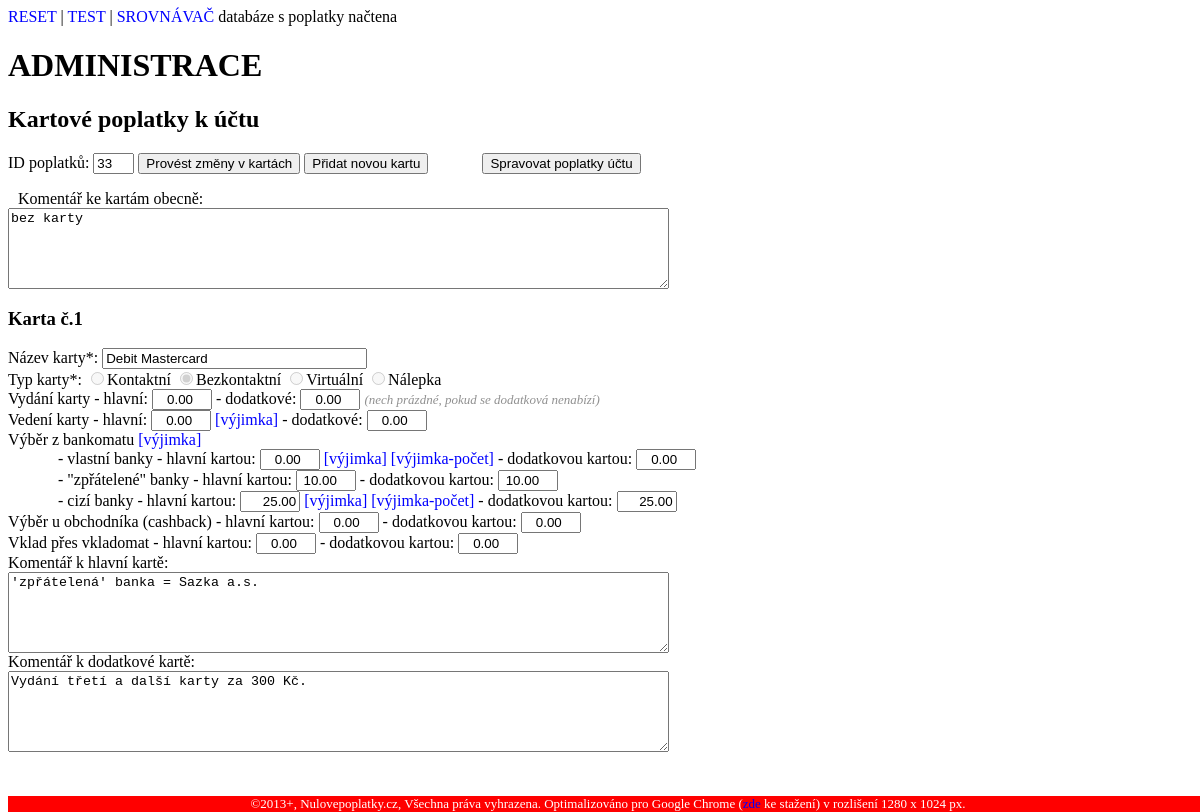
Page /admin_page/admin_karty.php?id=33 (signed in) on the committed database.
### tables this page shows
CREATE TABLE `ceny_karty` (
  `ID` int(11) NOT NULL AUTO_INCREMENT,
  `karta_cena_id` int(11) NOT NULL,
  `karta_ID` int(11) NOT NULL,
  `karta_nazev` varchar(55) NOT NULL,
  `karta_druh` varchar(6) NOT NULL,
  `karta_typ` tinyint(4) NOT NULL,
  `kartaH_vedeni` decimal(10,2) DEFAULT NULL,
  `kartaH_vyber1` decimal(10,2) DEFAULT NULL,
  `kartaH_vyber2` decimal(10,2) DEFAULT NULL,
  `kartaH_vyber3` decimal(10,2) DEFAULT NULL,
  `kartaH_cashback` decimal(10,2) DEFAULT NULL,
  `kartaH_vklad` decimal(10,2) DEFAULT NULL,
  `kartaD_vedeni` decimal(10,2) DEFAULT NULL,
  `kartaD_vyber1` decimal(10,2) DEFAULT NULL,
  `kartaD_vyber2` decimal(10,2) DEFAULT NULL,
  `kartaD_vyber3` decimal(10,2) DEFAULT NULL,
  `kartaD_cashback` decimal(10,2) DEFAULT NULL,
  `kartaD_vklad` decimal(10,2) DEFAULT NULL,
  `kartaH_koment` text,
  `kartaD_koment` text,
  `kartaH_vydani` decimal(10,2) DEFAULT NULL,
  `kartaD_vydani` decimal(10,2) DEFAULT NULL,
  PRIMARY KEY (`ID`)
);

CREATE TABLE `ucty_ceny` (
  `cena_id` int(4) NOT NULL AUTO_INCREMENT,
  `cena_ucet_id` int(3) NOT NULL,
  `cena_platnost_od` date NOT NULL,
  `cena_zrizeni` decimal(10,2) DEFAULT '0.00',
  `cena_zruseni` decimal(10,2) DEFAULT '0.00',
  `cena_vedeni` decimal(10,2) DEFAULT NULL,
  `cena_vedeni_podm` tinyint(4) DEFAULT '0',
  `cena_vypis_e` decimal(10,2) DEFAULT NULL,
  `cena_vypis_p` decimal(10,2) DEFAULT NULL,
  `cena_prichozi1` decimal(10,2) DEFAULT NULL,
  `cena_prichozi2` decimal(10,2) DEFAULT NULL,
  `cena_odchozi_tp1` decimal(10,2) DEFAULT NULL,
  `cena_odchozi_tp2` decimal(10,2) DEFAULT NULL,
  `cena_odchozi_online1` decimal(10,2) DEFAULT NULL,
  `cena_odchozi_online2` decimal(10,2) DEFAULT NULL,
  `cena_trans_bal` decimal(10,2) DEFAULT NULL,
  `cena_trans_bal_typ` tinyint(4) DEFAULT NULL,
  `cena_koment_JP` text,
  `cena_koment_PP` text,
  `cena_koment_trans` text,
  `cena_koment_karta` text,
  `cena_odchozi_priorita` decimal(10,2) DEFAULT NULL,
  `cena_inkaso_svoleni` decimal(10,2) DEFAULT NULL,
  `cena_inkaso_odchozi` decimal(10,2) DEFAULT NULL,
  `cena_koment_inkaso` text,
  `cena_kontokorent_zrizeni` decimal(10,2) DEFAULT NULL,
  `cena_kontokorent_vedeni` decimal(10,2) DEFAULT NULL,
  `cena_kontokorent_zruseni` decimal(10,2) DEFAULT NULL,
  `cena_koment_kontokorent` text,
  PRIMARY KEY (`cena_id`)
);

### admin_page/f_karty.php (called while the page is built, shortened)
<?php
function pocetKaretPoplatku($id_poplatku) {
  $req = "select * from ceny_karty where karta_cena_id=$id_poplatku";
  $res = vystup_sql($req);
  return mysql_num_rows($res);
}
?>

### admin_page/admin_karty.php (the view, shortened to what this page needs)
<html>
<head>
<LINK rel="stylesheet" type="text/css" href="..\styly.css">
</head>
<body <?php echo (isset($_GET['oprava_karty']) && $_GET['oprava_karty'] <> "" && $_GET['oprava_karty'] <> "Potvrdit" ? "bgcolor=#FFF080" : "bgcolor=#FFFFFF"); ?> text="#000000">
<?php
include 'f_karty.php';
?>
<a href='/admin_page/admin.php'>RESET</a>
| <a href='/admin_page/admin.php?ucet=36&nazevUctu=mKonto&kodBanky=6210&r_cena_d=0&s_popl_karty=Spravovat+poplatky+karet+k+%C3%BA%C4%8Dtu+%282%29&id=81&ucet_vzor=0&platnostOd=2017-05-02&zrizeniUctu=0.00&zrizeniIB=0.00&zrizeniMB=0.00&zrizeniTB=0.00&zrizeniTP_IB=0.00&zrizeniTP_MB=0.00&zrizeniTP_TB=40.00&zruseniUctu=0.00&koment_JP=no+comment&vedeniUctu_podm=0&vedeniUctu=0.00&vedeniIB=0.00&vedeniMB=0.00&vedeniTB=0.00&vypisE=0.00&vypisP=50.00&koment_PP=no+comment&prichozi1=0.00&prichozi2=0.00&odchoziTP1=0.00&odchoziTP2=0.00&odchoziOn1=0.00&odchozi1_IB=0.00&odchozi1_MB=0.00&odchozi1_TB=40.00&odchozi2_IB=0.00&odchozi2_MB=0.00&odchozi2_TB=40.00&odchoziP=&koment_trans=no+comment&inkSvoleni=0.00&inkOdch=0.00&koment_ink=no+comment&kontZrizeni=0.00&kontVedeni=0.00&kontZruseni=0.00&koment_kont=no+comment'>TEST</a>
| <a href=/srovnavac/bezne_ucty>SROVNÁVAČ</a>
<?php
include "../pripojeni_sql.php";
$footer = "<BR>
<div style='background-color:red; text-align:center; position:fixed; color:white; bottom:0px; width:100%; font-size:small'>&copy;2013+, Nulovepoplatky.cz, Všechna práva vyhrazena. Optimalizováno pro Google Chrome (<a href='http://www.google.com/chrome' target='_blank'>zde</a> ke stažení) v rozlišení 1280 x 1024 px.</div>";
?>
<H1>ADMINISTRACE</H1>
<FORM name='karty_admin' method='GET' action=''>
<?php
$sql_karta_d = "SELECT * FROM ceny_karty INNER JOIN ucty_ceny ON ceny_karty.karta_cena_id = ucty_ceny.cena_id
WHERE karta_cena_ID = ".$_GET['id']." ORDER BY karta_id ASC";
$karta_d = vystup_sql($sql_karta_d);
$pocet_karet = pocetKaretPoplatku($_GET['id']);
?>
<H2>Kartové poplatky k účtu <U><?php echo $_GET['nazevUctu']; ?></U></H2>
ID poplatků: <INPUT type='text' name='id' value=<?php echo $_GET['id']; ?> size=2 readonly>
<?php
echo "<INPUT type='submit' name='oprava_karty' value='".(isset($_GET['oprava_karty']) && $_GET['oprava_karty'] == "Provést změny v kartách" ? "Uložit změny v kartách" : "Provést změny v kartách")."'".($pocet_karet == 0 || (isset($_GET['oprava_karty']) && $_GET['oprava_karty'] == "Přidat novou kartu") ? " disabled" : "").">";
$nova_karta = isset($_GET['oprava_karty']) && $_GET['oprava_karty'] == "Přidat novou kartu" ? "Uložit novou kartu" : "Přidat novou kartu";
echo " <INPUT type='submit' name='oprava_karty' value='$nova_karta'".(isset($_GET['oprava_karty']) && $_GET['oprava_karty'] == "Provést změny v kartách" ? " disabled" : "").">";
echo "<span style='letter-spacing:50'>
<INPUT type='submit' name='s_popl_ucet' value='Spravovat poplatky účtu'".
(isset($_GET['oprava_karty']) && ($_GET['oprava_karty'] == "Provést změny v kartách" || $_GET['oprava_karty'] == "Přidat novou kartu") ? " disabled" : "")."></span>";
$komentOb = $pocet_karet > 0 && (!isset($_GET['oprava_karty']) || (isset($_GET['oprava_karty']) && ($_GET['oprava_karty'] <> "Přidat novou kartu" || ($_GET['oprava_karty'] == "Přidat novou kartu" && $pocet_karet > 1)))) ? mysql_result($karta_d, 0, 'cena_koment_karta') : "bez karty";
echo "<p>Komentář ke kartám obecně: <BR><TEXTAREA name='komentOb' cols=80 rows=5".(!isset($_GET['oprava_karty']) || (isset($_GET['oprava_karty']) && $_GET['oprava_karty'] <> "Provést změny v kartách" && $_GET['oprava_karty'] <> "Přidat novou kartu") ? " readonly" : "").">$komentOb</TEXTAREA></p>";
for($i=1; $i<=$pocet_karet; ++$i){
$radek = $i - 1;
  if($i == $pocet_karet && isset($_GET['oprava_karty']) && $_GET['oprava_karty'] == "Přidat novou kartu"){
  $kartaID = $nazevKarty = $typKarty = $vydaniKartyH = $vedeniKartyH = $vyber1H = $vyber2H = $vyber3H = $cashbackH = $vkladH = $vydaniKartyD = $vedeniKartyD = $vyber1D = $vyber2D = $vyber3D = $cashbackD = $vkladD = Null;
  $komentH = $komentD = "no comment";
  }
  else{
    $kartaID = mysql_result($karta_d, $radek, 'karta_ID');
    $nazevKarty = mysql_result($karta_d, $radek, 'karta_nazev');
    $typKarty = mysql_result($karta_d, $radek, 'karta_typ');
    $vedeniKartyH = mysql_result($karta_d, $radek, 'kartaH_vedeni');
    $vyber1H = mysql_result($karta_d, $radek, 'kartaH_vyber1');
    $vyber2H = mysql_result($karta_d, $radek, 'kartaH_vyber2');
    $vyber3H = mysql_result($karta_d, $radek, 'kartaH_vyber3');
    $cashbackH = mysql_result($karta_d, $radek, 'kartaH_cashback');
    $vkladH = mysql_result($karta_d, $radek, 'kartaH_vklad');
    $vedeniKartyD = mysql_result($karta_d, $radek, 'kartaD_vedeni');
    $vyber1D = mysql_result($karta_d, $radek, 'kartaD_vyber1');
    $vyber2D = mysql_result($karta_d, $radek, 'kartaD_vyber2');
    $vyber3D = mysql_result($karta_d, $radek, 'kartaD_vyber3');
    $cashbackD = mysql_result($karta_d, $radek, 'kartaD_cashback');
    $vkladD = mysql_result($karta_d, $radek, 'kartaD_vklad');
    $komentH = mysql_result($karta_d, $radek, 'kartaH_koment');
    $komentD = mysql_result($karta_d, $radek, 'kartaD_koment');
    $vydaniKartyH = mysql_result($karta_d, $radek, 'kartaH_vydani');
    $vydaniKartyD = mysql_result($karta_d, $radek, 'kartaD_vydani');
    }
$karta_readonly = (!isset($_GET['oprava_karty']) || (isset($_GET['oprava_karty']) && $_GET['oprava_karty'] == "Přidat novou kartu" && $kartaID == $i) || isset($_GET['note']) ? " readonly" : "");
$chybi_podm2 = isset($_GET['oprava_karty']) && $_GET['oprava_karty'] == "Přidat novou kartu" && $i == $pocet_karet ? 1 : 0;
$vyj_url = "../admin_page/vyjimky.php?kodBanky=".$_GET['kodBanky']."&ucet=".$_GET['ucet']."&ucetTyp=".$_GET['ucetTyp']."&nazevUctu=".$_GET['nazevUctu']."&id=".$_GET['id']."&r_cena_d=0&vyber_id=&s_popl_karty=";
echo "<H3>Karta č.$i".($chybi_podm2 == 1 ? " - nová karta" : "")."</H3>
<INPUT type='hidden' name='kartaID$i' value='$i'>
Název karty*: <INPUT ".($nazevKarty == "" ? "class='chybi' " : "")."type='text' name='nazevKarty$i' value='$nazevKarty' size=30 maxlength=55$karta_readonly>
".($chybi_podm2 == 1 ? "<input type='checkbox' name='hd' value=1> poplatky za dodatkovou kartu jsou stejné jako za hlavní" : "").
(isset($_GET['oprava_karty']) && $_GET['oprava_karty'] == "Provést změny v kartách" ? "<INPUT type='checkbox' name='smazat_kartu$i' value=1> SMAZAT" : "")."<BR>
Typ karty*:
<INPUT type='radio' name='typKarty$i' value=1".($typKarty == 1 ? " checked" : "").(!isset($_GET['oprava_karty']) || (isset($_GET['oprava_karty']) && $_GET['oprava_karty'] == "Přidat novou kartu" && $kartaID == $i) || isset($_GET['note']) ? " disabled" : "").">Kontaktní
<INPUT type='radio' name='typKarty$i' value=2".($typKarty == 2 ? " checked" : "").(!isset($_GET['oprava_karty']) || (isset($_GET['oprava_karty']) && $_GET['oprava_karty'] == "Přidat novou kartu" && $kartaID == $i) || isset($_GET['note']) ? " disabled" : "").">Bezkontaktní
<INPUT type='radio' name='typKarty$i' value=3".($typKarty == 3 ? " checked" : "").(!isset($_GET['oprava_karty']) || (isset($_GET['oprava_karty']) && $_GET['oprava_karty'] == "Přidat novou kartu" && $kartaID == $i) || isset($_GET['note']) ? " disabled" : "").">Virtuální
<INPUT type='radio' name='typKarty$i' value=4".($typKarty == 4 ? " checked" : "").(!isset($_GET['oprava_karty']) || (isset($_GET['oprava_karty']) && $_GET['oprava_karty'] == "Přidat novou kartu" && $kartaID == $i) || isset($_GET['note']) ? " disabled" : "").">Nálepka<BR>
Vydání karty - hlavní: <INPUT ".($vydaniKartyH == "" ? "class='chybi' " : "")."type='number' name='vydaniKartyH$i' value='$vydaniKartyH' style='text-align:right; width:60'$karta_readonly>
- dodatkové: <INPUT ".($vydaniKartyD == "" ? "class='chybi' " : "")."type='number' name='vydaniKartyD$i' value='$vydaniKartyD' style='text-align:right; width:60'$karta_readonly> <span class='help'>(nech prázdné, pokud se dodatková nenabízí)</span><BR>
Vedení karty - hlavní: <INPUT ".($vedeniKartyH == "" ? "class='chybi' " : "")."type='number' name='vedeniKartyH$i' value='$vedeniKartyH' style='text-align:right; width:60'$karta_readonly>".($chybi_podm2 == 0 ? "<a href='$vyj_url&karta_id=".mysql_result($karta_d, $radek, 'ID')."&vyj_pole=c_kartaH_vedeni&vyj_name=Vedení%20karty%20($nazevKarty)&vyj_puv=$vedeniKartyH#vyj' tabindex='-1'> [výjimka]</a>" : "")."
- dodatkové: <INPUT ".(($vydaniKartyD <> "" && $vedeniKartyD == "") || $chybi_podm2 == 1 ? "class='chybi' " : "")."type='number' name='vedeniKartyD$i' value='$vedeniKartyD' style='text-align:right; width:60'$karta_readonly><BR>
Výběr z bankomatu".($chybi_podm2 == 0 ? "<a href='$vyj_url&karta_id=".mysql_result($karta_d, $radek, 'ID')."&vyj_pole=c_kartaH_vybery&vyj_name=Výběry kartou ($nazevKarty)&vyj_puv=$vyber1H/$vyber3H#vyj' tabindex='-1'> [výjimka]</a>" : "")."<BR />
<DIV style='text-indent:50'>
	- vlastní banky - hlavní kartou: <INPUT ".($vyber1H == "" && $typKarty <> 3 ? "class='chybi' " : "")."type='number' name='vyber1H$i' value='$vyber1H' style='text-align:right; width:60'$karta_readonly>".($chybi_podm2 == 0 ? "<a href='$vyj_url&karta_id=".mysql_result($karta_d, $radek, 'ID')."&vyj_pole=c_kartaH_vyber1&vyj_name=Výběr z vlastního bankomatu ($nazevKarty)&vyj_puv=$vyber1H#vyj' tabindex='-1'> [výjimka]</a>
<a href='$vyj_url&karta_id=".mysql_result($karta_d, $radek, 'ID')."&vyj_pole=p_kartaH_vyber1_vyj&vyj_name=Počet výběrů z vlastního bankomatu ($nazevKarty)&vyj_puv=$vyber1H#vyj' tabindex='-1'>[výjimka-počet]</a>" : "")."
- dodatkovou kartou: <INPUT ".(($vydaniKartyD <> "" && $vyber1D == "" && $typKarty <> 3) || $chybi_podm2 == 1 ? "class='chybi' " : "")."type='number' name='vyber1D$i' value='$vyber1D' style='text-align:right; width:60'$karta_readonly><BR>
</DIV>
<DIV style='text-indent:50'>
	- &#34;zpřátelené&#34; banky - hlavní kartou: <INPUT ".($vyber2H == "" && $typKarty <> 3 ? "class='chybi' " : "")."type='number' name='vyber2H$i' value='$vyber2H' style='text-align:right; width:60'$karta_readonly>
- dodatkovou kartou: <INPUT ".(($vydaniKartyD <> "" && $vyber2D == "" && $typKarty <> 3) || $chybi_podm2 == 1 ? "class='chybi' " : "")."type='number' name='vyber2D$i' value='$vyber2D' style='text-align:right; width:60'$karta_readonly><BR>
</DIV>
<DIV style='text-indent:50'>
	- cizí banky - hlavní kartou: <INPUT ".($vyber3H == "" && $typKarty <> 3 ? "class='chybi' " : "")."type='text' name='vyber3H$i' value='$vyber3H' style='text-align:right; width:60'$karta_readonly>".($chybi_podm2 == 0 ? "<a href='$vyj_url&karta_id=".mysql_result($karta_d, $radek, 'ID')."&vyj_pole=c_kartaH_vyber2&vyj_name=Výběr z cizího bankomatu ($nazevKarty)&vyj_puv=$vyber3H#vyj' tabindex='-1'> [výjimka]</a>
<a href='$vyj_url&karta_id=".mysql_result($karta_d, $radek, 'ID')."&vyj_pole=p_kartaH_vyber2_vyj&vyj_name=Počet výběrů z cizího bankomatu ($nazevKarty)&vyj_puv=$vyber3H#vyj' tabindex='-1'>[výjimka-počet]</a>" : "")."
- dodatkovou kartou: <INPUT ".(($vydaniKartyD <> "" && $vyber3D == "" && $typKarty <> 3) || $chybi_podm2 == 1 ? "class='chybi' " : "")."type='text' name='vyber3D$i' value='$vyber3D' style='text-align:right; width:60'$karta_readonly><BR>
</DIV>
Výběr u obchodníka (cashback) - hlavní kartou: <INPUT ".($cashbackH == "" && $typKarty <> 3 ? "class='chybi' " : "")."type='number' name='cashbackH$i' value='$cashbackH' style='text-align:right; width:60'$karta_readonly>
- dodatkovou kartou: <INPUT ".(($vydaniKartyD <> "" && $cashbackD == "" && $typKarty <> 3) || $chybi_podm2 == 1 ? "class='chybi' " : "")."type='number' name='cashbackD$i' value='$cashbackD' style='text-align:right; width:60'$karta_readonly><BR>
Vklad přes vkladomat - hlavní kartou: <INPUT ".($vkladH == "" && $typKarty <> 3 ? "class='chybi' " : "")."type='number' name='vkladH$i' value='$vkladH' style='text-align:right; width:60'$karta_readonly>
- dodatkovou kartou: <INPUT ".(($vydaniKartyD <> "" && $vkladD == "" && $typKarty <> 3) || $chybi_podm2 == 1 ? "class='chybi' " : "")."type='number' name='vkladD$i' value='$vkladD' style='text-align:right; width:60'$karta_readonly><BR>
Komentář k hlavní kartě: <BR><TEXTAREA name='komentH$i' cols=80 rows=5$karta_readonly>$komentH</TEXTAREA><BR>
Komentář k dodatkové kartě: <BR><TEXTAREA name='komentD$i' cols=80 rows=5$karta_readonly>$komentD</TEXTAREA>";
    }
echo "</form>";
?>
<BR>
<?php echo $footer; ?>
</BODY>
</HTML>

### styly.css (style rules this page uses)
A { text-decoration: none; color:blue }
.help { color:rgb(144,144,144); font-style:italic; font-size:small; }
P { text-indent:10px; }
INPUT[type='number'] { width:60px; }

### rows in the picture
ceny_karty: komentOb "bez karty", karta_nazev "Debit Mastercard", karta_typ "☑", kartaH_vydani "0.00", kartaD_vydani "0.00", kartaH_vedeni "0.00", kartaD_vedeni "0.00", kartaH_vyber1 "0.00", kartaD_vyber1 "0.00", kartaH_vyber2 "10.00", kartaD_vyber2 "10.00", kartaH_vyber3 "25.00", kartaD_vyber3 "25.00", kartaH_cashback "0.00", kartaD_cashback "0.00", kartaH_vklad "0.00", kartaD_vklad "0.00", kartaH_koment "'zpřátelená' banka = Sazka a.s.", kartaD_koment "Vydání třetí a další karty za 300 Kč."
